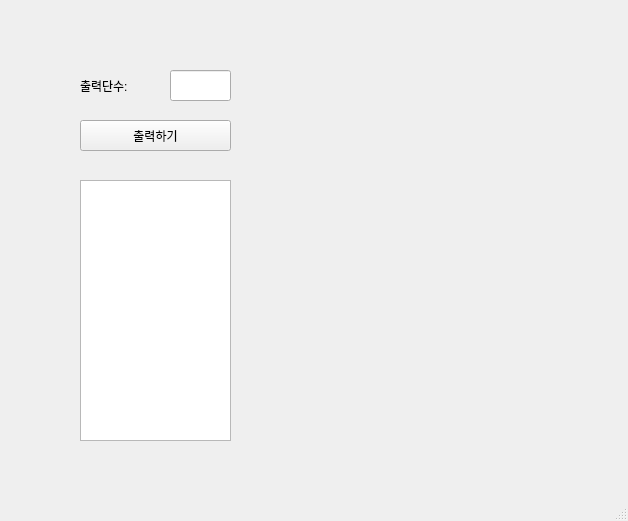
<?xml version="1.0" encoding="UTF-8"?>
<ui version="4.0">
 <class>MainWindow</class>
 <widget class="QMainWindow" name="MainWindow">
  <property name="geometry">
   <rect>
    <x>0</x>
    <y>0</y>
    <width>628</width>
    <height>521</height>
   </rect>
  </property>
  <property name="windowTitle">
   <string>MainWindow</string>
  </property>
  <widget class="QWidget" name="centralwidget">
   <widget class="QLabel" name="lbl">
    <property name="geometry">
     <rect>
      <x>80</x>
      <y>80</y>
      <width>56</width>
      <height>12</height>
     </rect>
    </property>
    <property name="text">
     <string>출력단수:</string>
    </property>
   </widget>
   <widget class="QLineEdit" name="le">
    <property name="geometry">
     <rect>
      <x>170</x>
      <y>70</y>
      <width>61</width>
      <height>31</height>
     </rect>
    </property>
   </widget>
   <widget class="QPushButton" name="pb">
    <property name="geometry">
     <rect>
      <x>80</x>
      <y>120</y>
      <width>151</width>
      <height>31</height>
     </rect>
    </property>
    <property name="text">
     <string>출력하기</string>
    </property>
   </widget>
   <widget class="QTextEdit" name="te">
    <property name="geometry">
     <rect>
      <x>80</x>
      <y>180</y>
      <width>151</width>
      <height>261</height>
     </rect>
    </property>
   </widget>
  </widget>
  <widget class="QMenuBar" name="menubar">
   <property name="geometry">
    <rect>
     <x>0</x>
     <y>0</y>
     <width>628</width>
     <height>21</height>
    </rect>
   </property>
  </widget>
  <widget class="QStatusBar" name="statusbar"/>
 </widget>
 <resources/>
 <connections/>
</ui>
